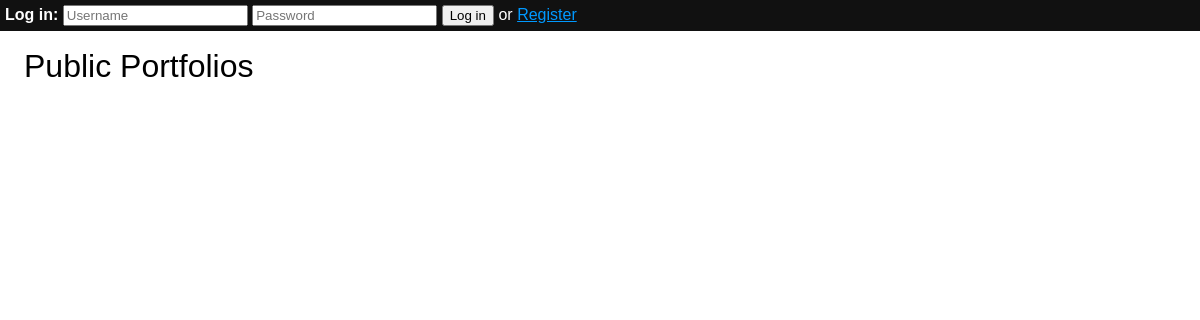
/, run on an earlier commit of the app's database.
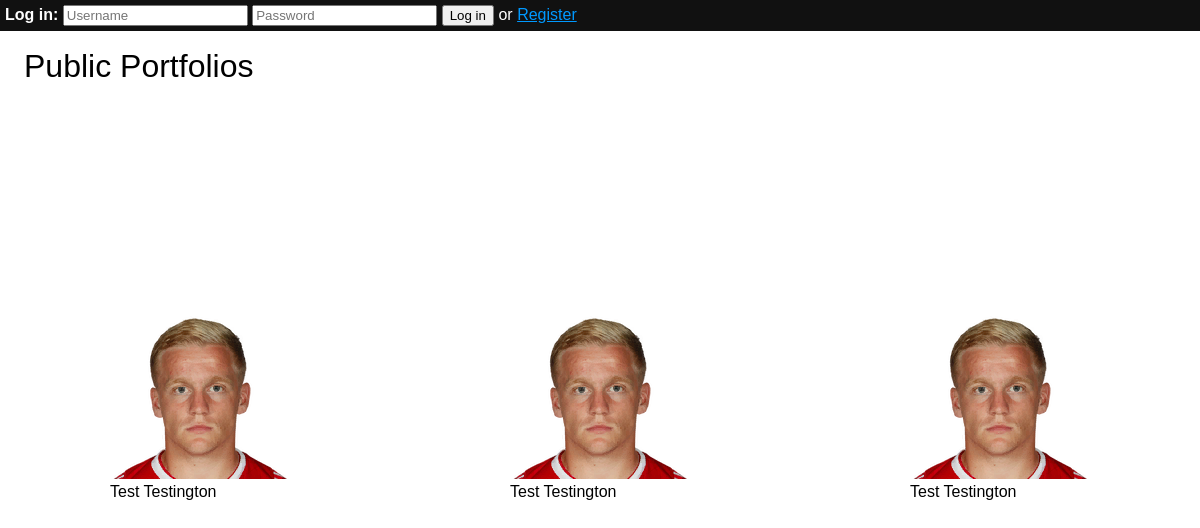
And on a later commit of the database.
### tables this page shows
CREATE TABLE UserAccounts (
        Username TEXT PRIMARY KEY,
        PasswordHash TEXT NOT NULL,
        FirstName TEXT,
        LastName TEXT,
        ProfilePictureLink TEXT,
        AboutMeText TEXT,
        Contacts Text,
        IsPublic TEXT NOT NULL,
        IsAdmin TEXT NOT NULL
        );

### Session.php (called while the page is built, shortened)
<?php
    require_once "DatabaseInterface.php";
    $sessionUser = null;
    function IsLoggedIn() {
        global $sessionUser;
        return $sessionUser != null;
    }

### DatabaseInterface.php (called while the page is built, shortened)
<?php
class UserAccount{
    static function GetUserAccount($username) : ?UserAccount{
        $db = new SQLite3(SQLPATH);
        $statement = $db->prepare("SELECT FirstName, LastName, Contacts, ProfilePictureLink, AboutMeText, IsPublic, IsAdmin FROM UserAccounts WHERE Username = :username");
        $statement->bindParam(":username", $username);
        $result = $statement->execute()->fetchArray(SQLITE3_ASSOC);
        if (!$result) {
            return null;
        }
        $userObject = new UserAccount();
        $userObject->_Username = $username;
        $userObject->FirstName = $result["FirstName"];
        $userObject->LastName = $result["LastName"];
        $userObject->ProfilePictureLink = $result["ProfilePictureLink"];
        $userObject->AboutMe = $result["AboutMeText"];
        $userObject->Contacts = explode(ARRAYSEPERATOR,$result["Contacts"]);
        $userObject->IsPublic = $result["IsPublic"];
        $userObject->IsAdmin = $result["IsAdmin"];
        return $userObject;
    }
}
function GetUser($username) : ?UserAccount{
    return UserAccount::GetUserAccount($username);
}
function GetRandomPublicAccounts($count = 1) : array {
    $db = new SQLite3(SQLPATH);
    $statement = $db->prepare("SELECT Username FROM UserAccounts WHERE IsPublic = 1 ORDER BY RANDOM() LIMIT :count");
    $statement->bindParam(":count", $count);
    $result = $statement->execute();
    $users = [];
    while ($user = $result->fetchArray()) {
        $users[$user["Username"]] = GetUser($user["Username"]);
    }
    return $users;
}
    ?>

### index.php (the view, shortened to what this page needs)
<?php
    require_once "DatabaseInterface.php";
    require_once "Session.php";
    $users = GetRandomPublicAccounts(5);
?>
<!DOCTYPE html>
<html>
    <head>
        <link rel="stylesheet" href="style.css" />
    </head>
    <body>
        <div id="session-bar">
            <?php if (IsLoggedIn()): ?>
                You are logged in as <?=$_SESSION["username"];?>. <a href="profileView.php">Go to your profile</a> or <a href="logout.php">log out</a>.
            <?php else: ?>
                <form action="login.php" method="POST">
                    <b>Log in:</b>
                    <input type="text" name="username" id="username" placeholder="Username" required />
                    <input type="password" name="password" id="password" placeholder="Password" required />
                    <button type="submit">Log in</button>
                    or <a href="register.php">Register</a>
                </form>
            <?php endif; ?>
        </div>
        <div id="home-profiles">
            <div class="title">Public Portfolios</div>
            <?php foreach ($users as $username => $user): ?>
                <div class="item">
                    <a href="profileView.php?user=<?=$username;?>" class="link"></a>
                    <div class="centre">
                        <img src="Donny.webp" />
                        <div class="name"><?=$user->FirstName;?> <?=$user->LastName;?></div>
                    </div>
                </div>
            <?php endforeach; ?>
        </div>
    </body>
</html>

### style.css (style rules this page uses)
body { margin: 0; font-family: Arial, Helvetica, sans-serif; color: aliceblue; }
#session-bar { background-color: #111111; color: #FFFFFF; position: fixed; top: 0; left: 0; width: 100%; padding: 5px; margin: none; z-index: 100; }
#session-bar form { margin: 0; }
#session-bar a:link, #session-bar a:visited { color: #0099FF; }
#home-profiles { display: flex; flex-direction: row; position: absolute; top: 0; left: 0; width: 100%; height: 100%; color: black; }
#home-profiles .title { font-size: 24pt; position: absolute; top: 48px; left: 24px; z-index: 20; }
#home-profiles .item { position: relative; flex-grow: 1; }
#home-profiles .item .centre { margin: 0; position: absolute; top: 50%; left: 50%; -ms-transform: translate(-50%, -50%); transform: translate(-50%, -50%); }
#home-profiles .item .link { width: 100%; height: 100%; position: absolute; left: 0; top: 0; z-index: 10; }

What changed in the data, as far as the page shows it:
added useraccounts: FirstName "Test", LastName "Testington"
added useraccounts: FirstName "Test", LastName "Testington"
added useraccounts: FirstName "Test", LastName "Testington"
